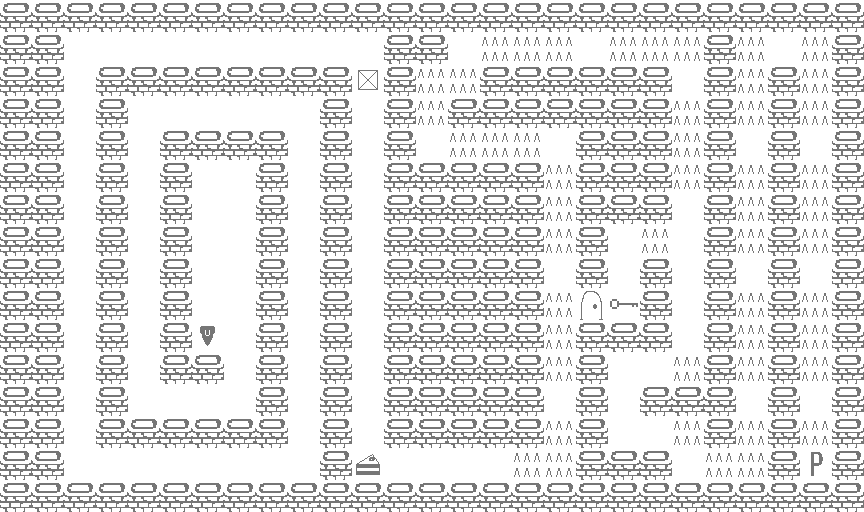

A 2D game scene composited from a Tiled map and its tileset images. What follows is a short description and the map's XML, with each tile layer's data collapsed to a summary:
An orthogonal 27x16 tile map with 32x32 px tiles, 1 tile layer (Tile Layer 1).

<map version="1.2" tiledversion="2020.04.10" orientation="orthogonal" renderorder="right-down" width="27" height="16" tilewidth="32" tileheight="32" infinite="0" nextlayerid="2" nextobjectid="1">
 <editorsettings>
  <export target="Lua Levels/trapped.lua" format="lua" />
 </editorsettings>
 <properties>
  <property name="description" value="Only Perfection is acceptable" />
 </properties>
 <tileset firstgid="1" source="Walls baba is you.tsx" />
 <layer id="1" name="Tile Layer 1" width="27" height="16">
  <data>[432 cells, 432 non-empty, 9 distinct tile ids]</data>
 </layer>
</map>
